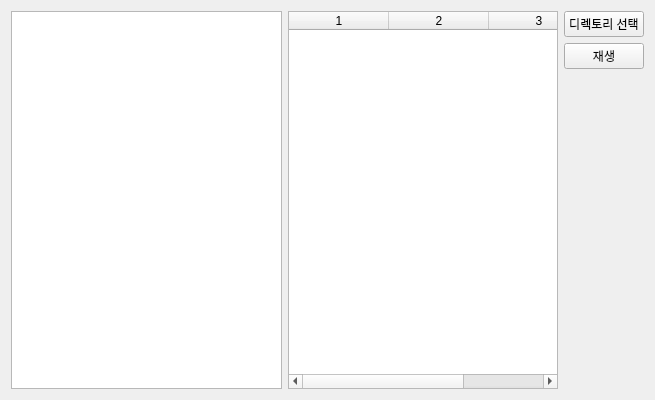
<?xml version="1.0" encoding="UTF-8"?>
<ui version="4.0">
 <class>KISA_CCTV_StreamerClass</class>
 <widget class="QWidget" name="KISA_CCTV_StreamerClass">
  <property name="geometry">
   <rect>
    <x>0</x>
    <y>0</y>
    <width>655</width>
    <height>400</height>
   </rect>
  </property>
  <property name="windowTitle">
   <string>KISA_CCTV_Streamer</string>
  </property>
  <layout class="QHBoxLayout" name="horizontalLayout">
   <item>
    <widget class="QListWidget" name="videoFile_listWidget">
     <property name="alternatingRowColors">
      <bool>false</bool>
     </property>
     <property name="selectionMode">
      <enum>QAbstractItemView::MultiSelection</enum>
     </property>
    </widget>
   </item>
   <item>
    <widget class="QTableWidget" name="videoFile_tableWidget">
     <property name="selectionMode">
      <enum>QAbstractItemView::MultiSelection</enum>
     </property>
     <property name="selectionBehavior">
      <enum>QAbstractItemView::SelectRows</enum>
     </property>
     <property name="sortingEnabled">
      <bool>true</bool>
     </property>
     <property name="columnCount">
      <number>3</number>
     </property>
     <attribute name="horizontalHeaderCascadingSectionResizes">
      <bool>true</bool>
     </attribute>
     <column/>
     <column/>
     <column/>
    </widget>
   </item>
   <item>
    <layout class="QVBoxLayout" name="verticalLayout">
     <item>
      <widget class="QPushButton" name="openDirectory_pushButton">
       <property name="layoutDirection">
        <enum>Qt::LeftToRight</enum>
       </property>
       <property name="text">
        <string>디렉토리 선택</string>
       </property>
      </widget>
     </item>
     <item>
      <widget class="QPushButton" name="play_pushButton">
       <property name="text">
        <string>재생</string>
       </property>
      </widget>
     </item>
     <item>
      <spacer name="verticalSpacer">
       <property name="orientation">
        <enum>Qt::Vertical</enum>
       </property>
       <property name="sizeHint" stdset="0">
        <size>
         <width>20</width>
         <height>40</height>
        </size>
       </property>
      </spacer>
     </item>
    </layout>
   </item>
  </layout>
 </widget>
 <layoutdefault spacing="6" margin="11"/>
 <resources>
  <include location="KISA_CCTV_Streamer.qrc"/>
 </resources>
 <connections/>
</ui>
